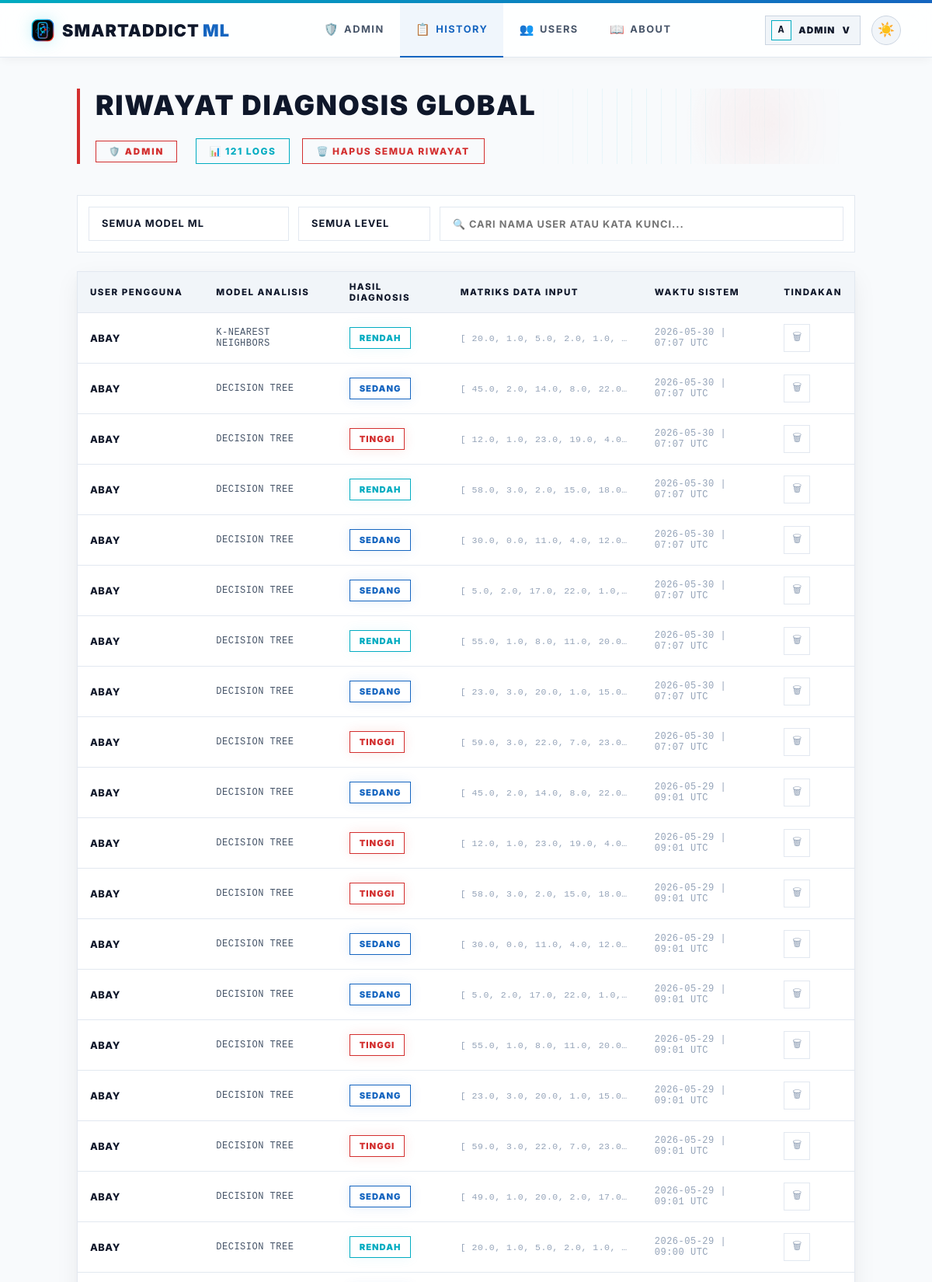
/admin/history (signed in, upper part), run on the app's committed database.
### app.py (models this page shows, shortened)
class User(UserMixin, db.Model):
    id = db.Column(db.Integer, primary_key=True)
    username = db.Column(db.String(80), unique=True, nullable=False)
    password_hash = db.Column(db.String(200), nullable=False)
    role = db.Column(db.String(10), default='user')  # 'user' or 'admin'
    created_at = db.Column(db.DateTime, default=datetime.utcnow)
    predictions = db.relationship('Prediction', backref='user', lazy=True)
    @property
    def is_admin(self):
        return self.role == 'admin'

class Prediction(db.Model):
    id = db.Column(db.Integer, primary_key=True)
    user_id = db.Column(db.Integer, db.ForeignKey('user.id'), nullable=False)
    model_name = db.Column(db.String(50), nullable=False)
    input_values = db.Column(db.Text, nullable=False)  # JSON string
    result = db.Column(db.String(20), nullable=False)
    prediction_raw = db.Column(db.Integer, nullable=False)
    timestamp = db.Column(db.DateTime, default=datetime.utcnow)
    @property
    def input_list(self):
        return json.loads(self.input_values)

### app.py (the view)
@app.route("/admin/history")
@admin_required
def admin_history():
    all_preds = Prediction.query.order_by(Prediction.timestamp.desc()).all()
    return render_template("admin/all_history.html", predictions=all_preds, active_page='admin_history')

### app.py (called while the page is built)
@app.after_request
def add_no_cache(response):
    response.headers['Cache-Control'] = 'no-store, no-cache, must-revalidate, max-age=0'
    response.headers['Pragma'] = 'no-cache'
    response.headers['Expires'] = '0'
    return response

@login_manager.user_loader
def load_user(user_id):
    return User.query.get(int(user_id))

def admin_required(f):
    @wraps(f)
    @login_required
    def decorated(*args, **kwargs):
        if not current_user.is_admin:
            flash('Akses ditolak. Hanya admin yang bisa mengakses halaman ini.', 'error')
            return redirect(url_for('dashboard'))
        return f(*args, **kwargs)
    return decorated

### templates/admin/all_history.html (shortened to what this page needs)
{% extends "base.html" %}
{% block content %}
<main class="content">
    <div class="page-header">
        <div class="header-text">
            <h1>RIWAYAT DIAGNOSIS GLOBAL</h1>
        </div>
        <div class="header-actions">
            <span class="admin-badge" style="margin-right: 8px;">🛡️ ADMIN</span>
            <div class="count-badge">📊 <span id="vc">{{ predictions|length }}</span> LOGS</div>
            {% if predictions %}
            <form method="post" action="{{ url_for('admin_clear_all') }}" style="display:inline" onsubmit="return confirm('APAKAH ANDA YAKIN INGIN MENGHAPUS SELURUH LOG RIWAYAT DI SISTEM?')">
                <button type="submit" class="btn-danger">🗑️ HAPUS SEMUA RIWAYAT</button>
            </form>
            {% endif %}
        </div>
    </div>
    {% if predictions %}
    <div class="filter-bar">
        <select id="fM" onchange="af()">
            <option value="">SEMUA MODEL ML</option>
        </select>
        <select id="fL" onchange="af()">
            <option value="">SEMUA LEVEL</option>
        </select>
        <input type="text" id="fS" placeholder="🔍 CARI NAMA USER ATAU KATA KUNCI..." oninput="af()">
    </div>
    <div class="table-container">
        <table class="h-table">
            <thead>
                <tr>
                    <th>USER PENGGUNA</th>
                    <th>MODEL ANALISIS</th>
                    <th>HASIL DIAGNOSIS</th>
                    <th>MATRIKS DATA INPUT</th>
                    <th>WAKTU SISTEM</th>
                    <th>TINDAKAN</th>
                </tr>
            </thead>
            <tbody id="tb">
                {% for p in predictions %}
                <tr data-m="{{ p.model_name }}" data-l="{{ p.result }}" data-t="{{ p.user.username }} {{ p.model_name }} {{ p.result }}">
                    <td style="font-weight:800; color:var(--text-primary); text-transform: uppercase;">{{ p.user.username }}</td>
                    <td style="font-family: monospace; text-transform: uppercase; font-size: 0.75rem;">{{ p.model_name }}</td>
                    <td>
                        <span class="badge-sm {% if p.result == 'Rendah' %}r{% elif p.result == 'Sedang' %}s{% else %}t{% endif %}">
                            {{ p.result | upper }}
                        </span>
                    </td>
                    <td style="font-size:0.72rem; color:var(--text-muted); font-family:monospace; max-width:250px; overflow:hidden; text-overflow:ellipsis; white-space:nowrap" title="{{ p.input_list }}">
                        [
                        {% for val in p.input_list %}
                          {{ val | round(1) }}{% if not loop.last %}, {% endif %}
                        {% endfor %}
                    </td>
                    <td style="color:var(--text-muted); font-family: monospace; font-size:0.75rem">{{ p.timestamp.strftime('%Y-%m-%d | %H:%M UTC') }}</td>
                    <td>
                        <form method="post" action="{{ url_for('delete_prediction', pred_id=p.id) }}" onsubmit="return confirm('HAPUS LOG DIAGNOSIS INI?')">
                            <button class="del-btn" title="Hapus entry">🗑</button>
                        </form>
                    </td>
                </tr>
                {% endfor %}
            </tbody>
        </table>
    </div>
    {% else %}
    <div style="text-align:center; padding:64px; color:var(--text-muted); border: 1px dashed var(--border-card); text-transform: uppercase; letter-spacing: 1.5px; font-weight: 800;">
        📭 BELUM ADA REKAMAN LOG DIAGNOSIS DALAM SISTEM.
    </div>
    {% endif %}
</main>
{% endblock %}

### templates/base.html (shortened to what this page needs)
<!doctype html>
<html lang="id" data-theme="light">
<head>
</head>
<body>
    <div class="navbar-wrap">
        <nav class="navbar">
            <a href="{{ url_for('dashboard') }}" class="logo" style="text-decoration:none">
                <img class="logo-mark" src="{{ url_for('static', filename='img/smartaddict-logo.svg') }}" alt="" aria-hidden="true">
                <span>SmartAddict<span style="color:var(--m-blue-dark); font-weight: 900; margin-left: 4px;">ML</span></span>
            </a>
            <div class="nav-center">
                {% if current_user.is_authenticated and current_user.is_admin %}
                <a href="{{ url_for('admin_dashboard') }}" {% if active_page == 'admin_dashboard' %}class="active"{% endif %}><span class="nav-icon">🛡️</span>Admin</a>
                <a href="{{ url_for('admin_history') }}" {% if active_page == 'admin_history' %}class="active"{% endif %}><span class="nav-icon">📋</span>History</a>
                <a href="{{ url_for('admin_users') }}" {% if active_page == 'admin_users' %}class="active"{% endif %}><span class="nav-icon">👥</span>Users</a>
                <a href="{{ url_for('about') }}" {% if active_page == 'about' %}class="active"{% endif %}><span class="nav-icon">📖</span>About</a>
                {% else %}
                <a href="{{ url_for('dashboard') }}" {% if active_page == 'dashboard' %}class="active"{% endif %}><span class="nav-icon">📊</span>Dashboard</a>
                <a href="{{ url_for('about') }}" {% if active_page == 'about' %}class="active"{% endif %}><span class="nav-icon">📖</span>About</a>
                {% endif %}
            </div>
            <div class="nav-actions">
                {% if current_user.is_authenticated %}
                <div class="profile-menu" id="profileMenu">
                    <button type="button" class="profile-chip {% if active_page == 'profile' %}active{% endif %}" onclick="toggleProfileMenu(event)" aria-expanded="false" aria-controls="profileDropdown">
                        <span class="profile-chip-avatar">{{ current_user.username[0]|upper }}</span>
                        <span class="profile-chip-name">{{ current_user.username }}</span>
                        <span aria-hidden="true">v</span>
                    </button>
                </div>
                {% else %}
                <a href="{{ url_for('login') }}" class="btn-nav-login">Login</a>
                {% endif %}
                <button class="theme-toggle" id="themeToggle" onclick="toggleTheme()" title="Toggle tema">
                    <span id="themeIcon">🌙</span>
                </button>
            </div>
        </nav>
    </div>
    <div class="nav-spacer"></div>
    {% block content %}{% endblock %}
</body>
</html>

### templates/base.html (style rules this page uses)
*, *::before, *::after { box-sizing: border-box; margin: 0; padding: 0; }
:root, [data-theme="dark"] { --bg-primary: #050505; --bg-card: #0c0c0c; --bg-input: #121212; --border-card: #1f1f1f; --border-input: #292929; --text-primary: #ffffff; --text-secondary: #b3b3b3; --text-muted: #666666; --navbar-bg: rgba(5, 5, 5, 0.85); --navbar-border: #1f1f1f; --navbar-shadow: none; --m-blue-light: #00bcd4; --m-blue-dark: #1c69d4; --m-red: #e22718; --accent-cyan: #00bcd4; --accent-blue: #1c69d4; --accent-purple: #9c27b0; --accent-emerald: #34d399; --accent-rose: #e22718; --accent-amber: #fbbf24; --nav-active-bg: rgba(255, 255, 255, 0.05); --nav-active-glow: none; --card-shadow: 0 10px 30px rgba(0, 0, 0, 0.5); --text-logo-dark: #ffffff; }
[data-theme="light"] { --bg-primary: #f8fafc; --bg-card: #ffffff; --bg-input: #f1f5f9; --border-card: #e2e8f0; --border-input: #cbd5e1; --text-primary: #0f172a; --text-secondary: #475569; --text-muted: #94a3b8; --navbar-bg: rgba(255, 255, 255, 0.85); --navbar-border: #e2e8f0; --navbar-shadow: 0 4px 12px -2px rgba(0, 0, 0, 0.05); --m-blue-light: #00acc1; --m-blue-dark: #1565c0; --m-red: #d32f2f; --accent-cyan: #00acc1; --accent-blue: #1565c0; --accent-purple: #7b1fa2; --accent-emerald: #2e7d32; --accent-rose: #c2185b; --accent-amber: #f57c00; --nav-active-bg: rgba(21, 101, 192, 0.06); --nav-active-glow: none; --card-shadow: 0 10px 30px rgba(15, 23, 42, 0.06), 0 4px 10px rgba(15, 23, 42, 0.03); --text-logo-dark: #0f172a; }
body { font-family: 'Inter', system-ui, -apple-system, sans-serif; background: var(--bg-primary); color: var(--text-primary); min-height: 100vh; overflow-x: hidden; }
.navbar-wrap { position: fixed; top: 0; left: 0; right: 0; z-index: 50; width: 100%; }
.navbar { background: var(--navbar-bg); border-bottom: 1px solid var(--navbar-border); backdrop-filter: blur(16px); -webkit-backdrop-filter: blur(16px); box-shadow: var(--navbar-shadow); padding: 0 40px; height: 70px; display: flex; align-items: center; justify-content: space-between; }
.nav-spacer { height: 74px; }
.logo { font-family: 'Inter', sans-serif; font-size: 1.35rem; font-weight: 900; letter-spacing: 0.05em; text-transform: uppercase; color: var(--text-logo-dark); white-space: nowrap; user-select: none; display: inline-flex; align-items: center; gap: 10px; }
.logo-mark { width: 30px; height: 30px; display: block; filter: drop-shadow(0 0 10px rgba(0, 188, 212, 0.22)); }
.nav-center { display: flex; align-items: center; height: 100%; }
.nav-center a { padding: 0 20px; font-size: 0.8rem; font-weight: 700; color: var(--text-secondary); text-decoration: none; text-transform: uppercase; letter-spacing: 1.5px; height: 70px; display: inline-flex; align-items: center; transition: all 0.2s ease; border-bottom: 2px solid transparent; }
.nav-center a.active { color: var(--m-blue-dark); background: var(--nav-active-bg); border-bottom: 2px solid var(--m-blue-dark); }
.nav-center a .nav-icon { margin-right: 6px; font-size: 0.95rem; }
.nav-actions { display: flex; align-items: center; gap: 14px; }
.profile-menu { position: relative; }
.profile-chip { display: inline-flex; align-items: center; gap: 9px; height: 38px; padding: 0 12px 0 7px; border-radius: 0px; border: 1px solid var(--border-input); background: var(--bg-input); color: var(--text-primary); cursor: pointer; font-family: inherit; font-size: 0.74rem; font-weight: 900; letter-spacing: 1.1px; text-transform: uppercase; transition: all 0.25s ease; }
.profile-chip-avatar { width: 26px; height: 26px; display: inline-flex; align-items: center; justify-content: center; background: var(--bg-primary); border: 1px solid var(--m-blue-light); color: var(--text-primary); font-family: monospace; font-size: 0.8rem; font-weight: 900; }
.profile-chip-name { max-width: 120px; overflow: hidden; text-overflow: ellipsis; white-space: nowrap; }
.theme-toggle { display: inline-flex !important; align-items: center; justify-content: center; width: 38px; height: 38px; border-radius: 50%; background: var(--bg-input); border: 1px solid var(--border-input); color: var(--text-primary); cursor: pointer; transition: all 0.3s cubic-bezier(0.4, 0, 0.2, 1); outline: none; font-size: 1.1rem; }

### data on the page
User: username "A", username "ADMIN"
Prediction: user.username "ABAY", model_name "K-NEAREST NEIGHBORS", result "RENDAH", val "20.0" "1.0" "5.0" "2.0" "1.0", timestamp "2026-05-30 | 07:07 UTC"
Prediction: user.username "ABAY", model_name "DECISION TREE", result "SEDANG", val "45.0" "2.0" "14.0" "8.0" "22.0", timestamp "2026-05-30 | 07:07 UTC"
Prediction: user.username "ABAY", model_name "DECISION TREE", result "TINGGI", val "12.0" "1.0" "23.0" "19.0" "4.0", timestamp "2026-05-30 | 07:07 UTC"
Prediction: user.username "ABAY", model_name "DECISION TREE", result "RENDAH", val "58.0" "3.0" "2.0" "15.0" "18.0", timestamp "2026-05-30 | 07:07 UTC"
Prediction: user.username "ABAY", model_name "DECISION TREE", result "SEDANG", val "30.0" "0.0" "11.0" "4.0" "12.0", timestamp "2026-05-30 | 07:07 UTC"
Prediction: user.username "ABAY", model_name "DECISION TREE", result "SEDANG", val "5.0" "2.0" "17.0" "22.0" "1.0", timestamp "2026-05-30 | 07:07 UTC"
Prediction: user.username "ABAY", model_name "DECISION TREE", result "RENDAH", val "55.0" "1.0" "8.0" "11.0" "20.0", timestamp "2026-05-30 | 07:07 UTC"
Prediction: user.username "ABAY", model_name "DECISION TREE", result "SEDANG", val "23.0" "3.0" "20.0" "1.0" "15.0", timestamp "2026-05-30 | 07:07 UTC"
Prediction: user.username "ABAY", model_name "DECISION TREE", result "TINGGI", val "59.0" "3.0" "22.0" "7.0" "23.0", timestamp "2026-05-30 | 07:07 UTC"
Prediction: user.username "ABAY", model_name "DECISION TREE", result "SEDANG", val "45.0" "2.0" "14.0" "8.0" "22.0", timestamp "2026-05-29 | 09:01 UTC"
Prediction: user.username "ABAY", model_name "DECISION TREE", result "TINGGI", val "12.0" "1.0" "23.0" "19.0" "4.0", timestamp "2026-05-29 | 09:01 UTC"
Prediction: user.username "ABAY", model_name "DECISION TREE", result "TINGGI", val "58.0" "3.0" "2.0" "15.0" "18.0", timestamp "2026-05-29 | 09:01 UTC"
Prediction: user.username "ABAY", model_name "DECISION TREE", result "SEDANG", val "30.0" "0.0" "11.0" "4.0" "12.0", timestamp "2026-05-29 | 09:01 UTC"
Prediction: user.username "ABAY", model_name "DECISION TREE", result "SEDANG", val "5.0" "2.0" "17.0" "22.0" "1.0", timestamp "2026-05-29 | 09:01 UTC"
Prediction: user.username "ABAY", model_name "DECISION TREE", result "TINGGI", val "55.0" "1.0" "8.0" "11.0" "20.0", timestamp "2026-05-29 | 09:01 UTC"
Prediction: user.username "ABAY", model_name "DECISION TREE", result "SEDANG", val "23.0" "3.0" "20.0" "1.0" "15.0", timestamp "2026-05-29 | 09:01 UTC"
Prediction: user.username "ABAY", model_name "DECISION TREE", result "TINGGI", val "59.0" "3.0" "22.0" "7.0" "23.0", timestamp "2026-05-29 | 09:01 UTC"
Prediction: user.username "ABAY", model_name "DECISION TREE", result "SEDANG", val "49.0" "1.0" "20.0" "2.0" "17.0", timestamp "2026-05-29 | 09:01 UTC"
Prediction: user.username "ABAY", model_name "DECISION TREE", result "RENDAH", val "20.0" "1.0" "5.0" "2.0" "1.0", timestamp "2026-05-29 | 09:00 UTC"

### other printed values
{{ predictions|length }} "121"
